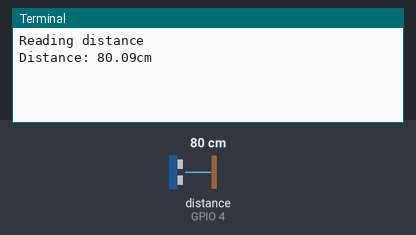
This program was run on a simulated Raspberry Pi (BCM pin numbers). On the bench: the last lines printed to the terminal. The inputs (shaded band) are chosen by the test bench; at power-on: distance to the obstacle (sensor on GPIO 4) 80 cm. The echo pulse lasts 58.3 µs per cm; the clock reads 2024-03-15 10:24:30 at power-on unless the program sets it.

Above: at 1.2 s.
1.3 s: distance to the obstacle (sensor on GPIO 4) set to 2 cm
At 2.6 s:
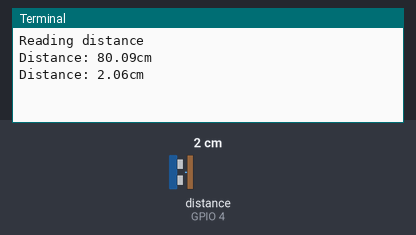
2.8 s: distance to the obstacle (sensor on GPIO 4) set to 4 cm
At 3.8 s:
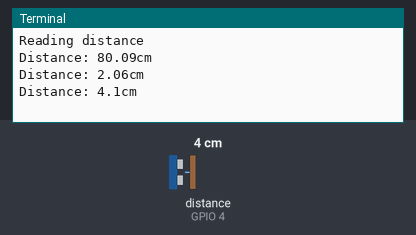
Timing chart, 0 to 5.8 s (numbered marks = the images above; inputs shaded):
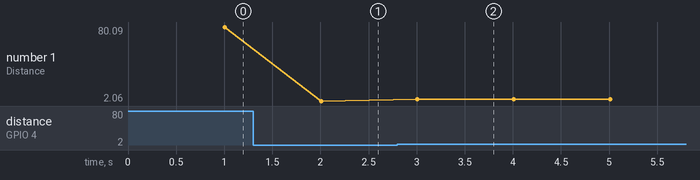

Measured:
- after the input at 1.3 s, the terminal: prints a new line after 0.71 s (image 1)
- after the input at 2.8 s, the terminal: prints a new line after 0.21 s (image 2)
- plotted number 1: 80.09 → 2.06 after the input at 1.3 s, 2.06 → 4.1 after the input at 2.8 s

The program:

distance_sensor.py
```python
import time

import RPi.GPIO as GPIO

GPIO.setwarnings(False)

def ping():
    GPIO.setmode(GPIO.BCM)

    TRIG = 25
    ECHO = 4

    GPIO.setup(TRIG, GPIO.OUT)
    GPIO.setup(ECHO, GPIO.IN)

    GPIO.output(TRIG, False)
    time.sleep(1)

    GPIO.output(TRIG, True)
    time.sleep(0.00001)
    GPIO.output(TRIG, False)

    while GPIO.input(ECHO) == 0:
        pulse_start = time.time()

    while GPIO.input(ECHO) == 1:
        pulse_end = time.time()

    pulse_duration = pulse_end - pulse_start

    distance = pulse_duration * 17150

    distance = round(distance, 2)
    print("Distance: {}cm".format(distance))

    GPIO.cleanup()

print("Reading distance")

while True:
    ping()
```
